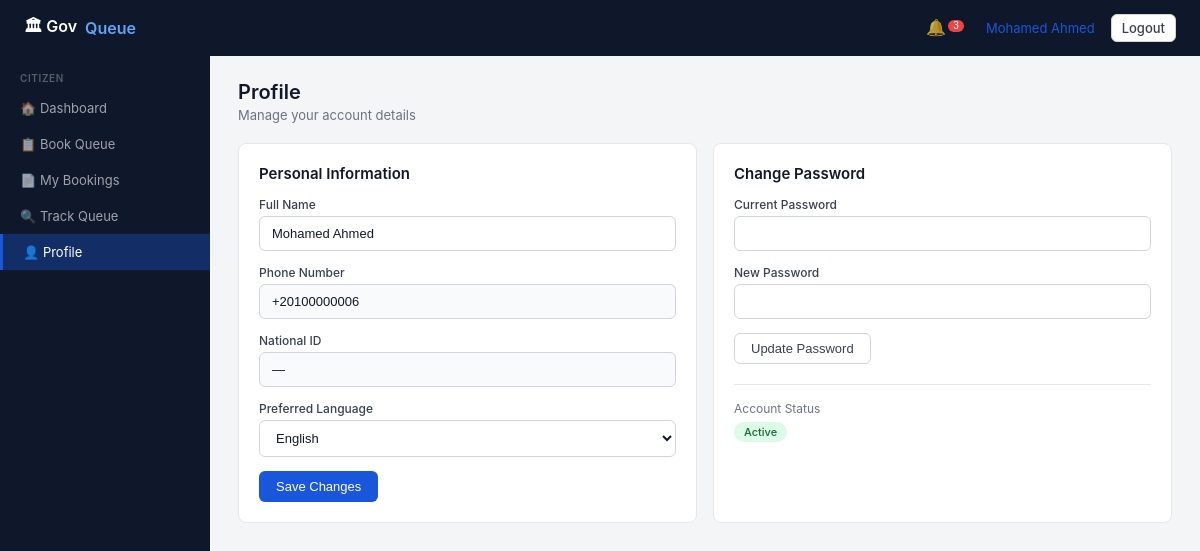
The page /citizen/profile (signed in) on the database its author committed.
### tables this page shows
CREATE TABLE user (
    id INTEGER PRIMARY KEY AUTOINCREMENT,
    full_name TEXT NOT NULL,
    phone TEXT NOT NULL UNIQUE,
    password_hash TEXT NOT NULL,
    national_id TEXT,
    role TEXT NOT NULL DEFAULT 'citizen',  -- guest,citizen,staff,validation_staff,supervisor,admin
    preferred_language TEXT DEFAULT 'en',
    is_active INTEGER DEFAULT 1,
    branch_id INTEGER REFERENCES branch(id)
);

### app.py (the view, shortened to what this page needs)
@app.route('/citizen/profile', methods=['GET','POST'])
@login_required
@role_required('citizen')
def citizen_profile():
    uid = session['user_id']
    u = current_user()
    return render_template('citizen/profile.html', u=u, user=u, unread=unread_count())

### app.py (called while the page is built)
def login_required(f):
    @wraps(f)
    def decorated(*args, **kwargs):
        if 'user_id' not in session:
            return redirect(url_for('login'))
        return f(*args, **kwargs)
    return decorated

def role_required(*roles):
    def decorator(f):
        @wraps(f)
        def decorated(*args, **kwargs):
            if session.get('role') not in roles:
                flash("Access denied.", "error")
                return redirect(url_for('index'))
            return f(*args, **kwargs)
        return decorated
    return decorator

def current_user():
    if 'user_id' not in session:
        return None
    return query("SELECT * FROM user WHERE id=?", (session['user_id'],), one=True)

def unread_count():
    if 'user_id' not in session:
        return 0
    r = query("SELECT COUNT(*) as c FROM notification WHERE user_id=? AND is_read=0", (session['user_id'],), one=True)
    return r['c'] if r else 0

@app.context_processor
def inject_globals():
    return {'unread': unread_count()}

### db.py (called while the page is built)
def get_db():
    conn = sqlite3.connect(DB_PATH)
    conn.row_factory = sqlite3.Row
    conn.execute("PRAGMA foreign_keys = ON")
    return conn

def query(sql, args=(), one=False):
    conn = get_db()
    cur = conn.execute(sql, args)
    rv = cur.fetchall()
    conn.close()
    return (rv[0] if rv else None) if one else rv

### templates/citizen/profile.html (shortened to what this page needs)
{% extends 'base.html' %}
{% block content %}
<div class="with-sidebar">
  <div class="sidebar">
    <div class="sidebar-section">
      <div class="sidebar-lbl">Citizen</div>
      <a href="/citizen" class="sidebar-item">🏠 Dashboard</a>
      <a href="/citizen/book" class="sidebar-item">📋 Book Queue</a>
      <a href="/citizen/bookings" class="sidebar-item">📄 My Bookings</a>
      <a href="/citizen/track" class="sidebar-item">🔍 Track Queue</a>
      <a href="/citizen/profile" class="sidebar-item active">👤 Profile</a>
    </div>
  </div>
  <div class="main-area">
    <div class="page-header"><h2>Profile</h2><p>Manage your account details</p></div>
    <div class="grid-2">
      <div class="card">
        <div class="card-title">Personal Information</div>
        <form method="POST">
          <div class="form-group">
            <label class="form-label">Full Name</label>
            <input class="input" name="full_name" value="{{ u.full_name }}" required>
          </div>
          <div class="form-group">
            <label class="form-label">Phone Number</label>
            <input class="input" value="{{ u.phone }}" disabled style="background:#f9fafb">
          </div>
          <div class="form-group">
            <label class="form-label">National ID</label>
            <input class="input" value="{{ u.national_id or '—' }}" disabled style="background:#f9fafb">
          </div>
          <div class="form-group">
            <label class="form-label">Preferred Language</label>
            <select class="input" name="preferred_language">
              <option value="en" {% if u.preferred_language == 'en' %}selected{% endif %}>English</option>
            </select>
          </div>
          <button class="btn btn-primary">Save Changes</button>
        </form>
      </div>
      <div class="card">
        <div class="card-title">Change Password</div>
        <form method="POST">
          <div class="form-group">
            <label class="form-label">Current Password</label>
            <input class="input" name="current_password" type="password">
          </div>
          <div class="form-group">
            <label class="form-label">New Password</label>
            <input class="input" name="new_password" type="password" minlength="6">
          </div>
          <button class="btn btn-secondary">Update Password</button>
        </form>
        <div style="margin-top:20px;padding-top:16px;border-top:1px solid #e5e7eb">
          <div class="muted">Account Status</div>
          <span class="tag tag-green" style="margin-top:6px">Active</span>
        </div>
      </div>
    </div>
  </div>
</div>
{% endblock %}

### templates/base.html (shortened to what this page needs)
<!DOCTYPE html>
<html lang="en">
<head>
</head>
<body>
<nav class="navbar">
  <a href="/" class="navbar-brand">🏛 Gov<span>Queue</span></a>
  <div class="navbar-right">
    {% if session.user_id %}
      <div class="notif-wrap" id="notif-wrap">
        <button type="button" class="notif-btn" id="notif-btn" aria-label="Notifications">
          🔔{% if unread > 0 %}<span class="notif-badge" id="notif-badge">{{ unread }}</span>{% endif %}
        </button>
      </div>
      <a href="/dashboard">{{ session.name }}</a>
      <a href="/logout" class="btn btn-sm btn-secondary">Logout</a>
    {% else %}
      <a href="/login">Login</a>
      <a href="/register" class="btn btn-sm btn-primary">Register</a>
    {% endif %}
  </div>
</nav>
{% block content %}{% endblock %}
</body>
</html>

### templates/base.html (style rules this page uses)
* { box-sizing:border-box;margin:0;padding:0 }
body { font-family:-apple-system,BlinkMacSystemFont,'Segoe UI',sans-serif;background:#f4f5f7;color:#1a1a2e;min-height:100vh }
a { color:#1a56db;text-decoration:none }
.navbar { background:#0f172a;padding:0 24px;height:56px;display:flex;align-items:center;justify-content:space-between }
.navbar-brand { color:#fff;font-size:16px;font-weight:600;display:flex;align-items:center;gap:8px }
.navbar-brand span { color:#60a5fa }
.navbar-right { display:flex;align-items:center;gap:16px }
.navbar-right a { color:rgba(96 165 250,.7);font-size:13px }
.btn { display:inline-flex;align-items:center;gap:6px;padding:7px 16px;border-radius:6px;font-size:13px;font-weight:500;cursor:pointer;border:1px solid transparent;transition:opacity .15s }
.btn-primary { background:#1a56db;color:#fff }
.btn-secondary { background:#fff;color:#374151;border-color:#d1d5db }
.btn-sm { padding:5px 10px;font-size:12px }
.with-sidebar { display:flex;min-height:calc(100vh - 56px) }
.sidebar { width:210px;background:#0f172a;padding:0;flex-shrink:0 }
.sidebar-section { padding:12px 0 }
.sidebar-lbl { font-size:10px;font-weight:600;color:rgba(255,255,255,.3);padding:4px 20px 6px;text-transform:uppercase;letter-spacing:.06em }
.sidebar-item { display:flex;align-items:center;gap:10px;padding:10px 20px;font-size:13px;color:rgba(255,255,255,.6);cursor:pointer;transition:background .1s }
.sidebar-item.active { background:rgba(26,86,219,.35);color:#fff;border-left:3px solid #1a56db }
.main-area { flex:1;padding:24px 28px;overflow:auto }
.card { background:#fff;border:1px solid #e5e7eb;border-radius:8px;padding:20px }
.card-title { font-size:15px;font-weight:600;margin-bottom:14px;color:#111827 }
.grid-2 { display:grid;grid-template-columns:1fr 1fr;gap:16px }
.form-group { margin-bottom:14px }
.form-label { display:block;font-size:12px;font-weight:500;color:#374151;margin-bottom:4px }
.input { width:100%;padding:9px 12px;border:1px solid #d1d5db;border-radius:6px;font-size:13px;color:#111827;background:#fff }
select.input { cursor:pointer }
.tag { display:inline-flex;align-items:center;padding:3px 10px;border-radius:20px;font-size:11px;font-weight:500 }
.tag-green { background:#dcfce7;color:#166534 }
.page-header { margin-bottom:20px }
.page-header h2 { font-size:20px;font-weight:600;color:#111827 }
.page-header p { font-size:13px;color:#6b7280;margin-top:3px }
.notif-wrap { position:relative }
.notif-btn { background:none;border:none;color:rgba(255,255,255,.7);font-size:16px;cursor:pointer;padding:4px 6px;border-radius:6px;line-height:1 }
.notif-badge { background:#ef4444;color:#fff;font-size:10px;border-radius:9px;padding:1px 5px;min-width:16px;text-align:center;display:inline-block;vertical-align:top;margin-left:2px }
.muted { color:#6b7280;font-size:12px }

### rows shown on the page
user: name "Mohamed Ahmed", full_name "Mohamed Ahmed", phone "+20100000006", preferred_language "English"

### other values the page prints
{{ unread }} "3"
